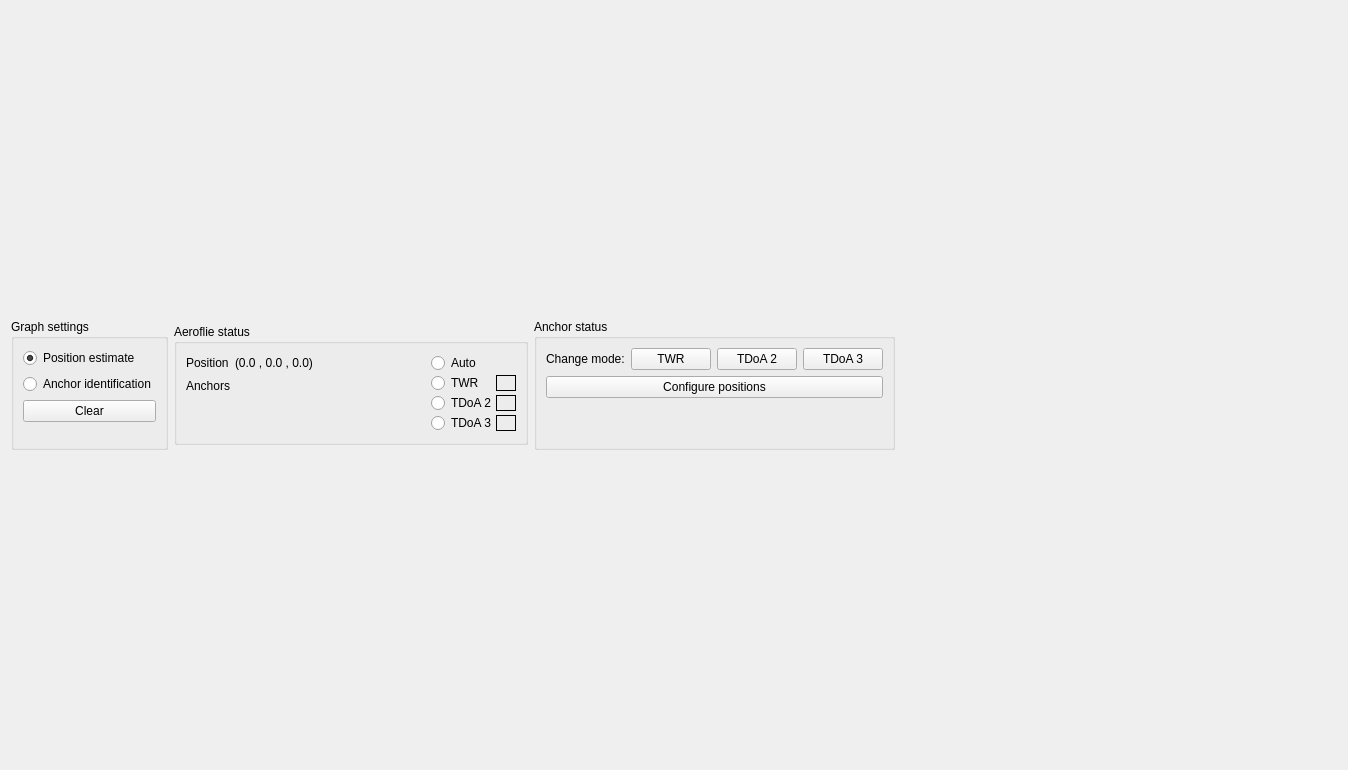
<?xml version="1.0" encoding="UTF-8"?>
<ui version="4.0">
 <class>Form</class>
 <widget class="QWidget" name="Form">
  <property name="geometry">
   <rect>
    <x>0</x>
    <y>0</y>
    <width>1348</width>
    <height>770</height>
   </rect>
  </property>
  <property name="windowTitle">
   <string>Plot</string>
  </property>
  <layout class="QHBoxLayout" name="horizontalLayout">
   <item>
    <layout class="QGridLayout" name="gridLayout" rowstretch="0,0" columnstretch="0">
     <property name="leftMargin">
      <number>0</number>
     </property>
     <item row="0" column="0">
      <layout class="QVBoxLayout" name="_inputLayout" stretch="0">
       <property name="spacing">
        <number>-1</number>
       </property>
       <item>
        <layout class="QHBoxLayout" name="horizontalLayout_8">
         <property name="sizeConstraint">
          <enum>QLayout::SetDefaultConstraint</enum>
         </property>
         <item>
          <widget class="QGroupBox" name="groupBox_2">
           <property name="sizePolicy">
            <sizepolicy hsizetype="Maximum" vsizetype="Maximum">
             <horstretch>0</horstretch>
             <verstretch>0</verstretch>
            </sizepolicy>
           </property>
           <property name="title">
            <string>Graph settings</string>
           </property>
           <property name="alignment">
            <set>Qt::AlignLeading|Qt::AlignLeft|Qt::AlignTop</set>
           </property>
           <layout class="QVBoxLayout" name="verticalLayout_2">
            <item>
             <layout class="QHBoxLayout" name="horizontalLayout_3">
              <item>
               <layout class="QVBoxLayout" name="verticalLayout_3">
                <item>
                 <widget class="QRadioButton" name="_estimated_postion_button">
                  <property name="text">
                   <string>Position estimate</string>
                  </property>
                  <property name="checked">
                   <bool>true</bool>
                  </property>
                 </widget>
                </item>
                <item>
                 <widget class="QRadioButton" name="_id_anchor_button">
                  <property name="text">
                   <string>Anchor identification</string>
                  </property>
                 </widget>
                </item>
                <item>
                 <widget class="QPushButton" name="_clear_anchors_button">
                  <property name="text">
                   <string>Clear</string>
                  </property>
                 </widget>
                </item>
                <item>
                 <spacer name="verticalSpacer_2">
                  <property name="orientation">
                   <enum>Qt::Vertical</enum>
                  </property>
                  <property name="sizeHint" stdset="0">
                   <size>
                    <width>20</width>
                    <height>40</height>
                   </size>
                  </property>
                 </spacer>
                </item>
               </layout>
              </item>
             </layout>
            </item>
           </layout>
          </widget>
         </item>
         <item>
          <widget class="QGroupBox" name="groupBox_4">
           <property name="sizePolicy">
            <sizepolicy hsizetype="Maximum" vsizetype="Maximum">
             <horstretch>0</horstretch>
             <verstretch>0</verstretch>
            </sizepolicy>
           </property>
           <property name="title">
            <string>Aeroflie status</string>
           </property>
           <property name="alignment">
            <set>Qt::AlignLeading|Qt::AlignLeft|Qt::AlignTop</set>
           </property>
           <layout class="QVBoxLayout" name="verticalLayout_6" stretch="0">
            <item>
             <layout class="QHBoxLayout" name="horizontalLayout_11">
              <property name="sizeConstraint">
               <enum>QLayout::SetDefaultConstraint</enum>
              </property>
              <item>
               <layout class="QVBoxLayout" name="verticalLayout_8">
                <item>
                 <layout class="QHBoxLayout" name="horizontalLayout_7">
                  <item>
                   <widget class="QLabel" name="label_7">
                    <property name="text">
                     <string>Position</string>
                    </property>
                   </widget>
                  </item>
                  <item>
                   <widget class="QLabel" name="_status_position">
                    <property name="minimumSize">
                     <size>
                      <width>150</width>
                      <height>0</height>
                     </size>
                    </property>
                    <property name="frameShape">
                     <enum>QFrame::NoFrame</enum>
                    </property>
                    <property name="text">
                     <string>(0.0 , 0.0 , 0.0)</string>
                    </property>
                   </widget>
                  </item>
                  <item>
                   <spacer name="horizontalSpacer_3">
                    <property name="orientation">
                     <enum>Qt::Horizontal</enum>
                    </property>
                    <property name="sizeHint" stdset="0">
                     <size>
                      <width>40</width>
                      <height>20</height>
                     </size>
                    </property>
                   </spacer>
                  </item>
                 </layout>
                </item>
                <item>
                 <layout class="QHBoxLayout" name="horizontalLayout_6">
                  <item>
                   <widget class="QLabel" name="label_8">
                    <property name="text">
                     <string>Anchors</string>
                    </property>
                   </widget>
                  </item>
                 </layout>
                </item>
                <item>
                 <layout class="QHBoxLayout" name="horizontalLayout_4">
                  <item>
                   <layout class="QGridLayout" name="_anchor_stats_container" rowstretch="0">
                    <property name="sizeConstraint">
                     <enum>QLayout::SetMinimumSize</enum>
                    </property>
                    <property name="leftMargin">
                     <number>0</number>
                    </property>
                    <property name="spacing">
                     <number>2</number>
                    </property>
                   </layout>
                  </item>
                 </layout>
                </item>
                <item>
                 <spacer name="verticalSpacer_4">
                  <property name="orientation">
                   <enum>Qt::Vertical</enum>
                  </property>
                  <property name="sizeHint" stdset="0">
                   <size>
                    <width>20</width>
                    <height>40</height>
                   </size>
                  </property>
                 </spacer>
                </item>
               </layout>
              </item>
              <item>
               <layout class="QVBoxLayout" name="verticalLayout_10">
                <property name="spacing">
                 <number>0</number>
                </property>
                <property name="sizeConstraint">
                 <enum>QLayout::SetDefaultConstraint</enum>
                </property>
                <item>
                 <layout class="QHBoxLayout" name="_cf_auto_container">
                  <item>
                   <widget class="QRadioButton" name="_mode_auto">
                    <property name="text">
                     <string>Auto</string>
                    </property>
                   </widget>
                  </item>
                 </layout>
                </item>
                <item>
                 <layout class="QHBoxLayout" name="_cf_twr_container">
                  <property name="spacing">
                   <number>-1</number>
                  </property>
                  <item>
                   <widget class="QRadioButton" name="_mode_twr">
                    <property name="text">
                     <string>TWR</string>
                    </property>
                   </widget>
                  </item>
                  <item>
                   <widget class="QLabel" name="_state_twr">
                    <property name="sizePolicy">
                     <sizepolicy hsizetype="Preferred" vsizetype="Maximum">
                      <horstretch>0</horstretch>
                      <verstretch>0</verstretch>
                     </sizepolicy>
                    </property>
                    <property name="minimumSize">
                     <size>
                      <width>20</width>
                      <height>0</height>
                     </size>
                    </property>
                    <property name="maximumSize">
                     <size>
                      <width>20</width>
                      <height>16777215</height>
                     </size>
                    </property>
                    <property name="frameShape">
                     <enum>QFrame::Box</enum>
                    </property>
                    <property name="text">
                     <string/>
                    </property>
                   </widget>
                  </item>
                 </layout>
                </item>
                <item>
                 <layout class="QHBoxLayout" name="_cf_tdoa2_container">
                  <item>
                   <widget class="QRadioButton" name="_mode_tdoa2">
                    <property name="text">
                     <string>TDoA 2</string>
                    </property>
                   </widget>
                  </item>
                  <item>
                   <widget class="QLabel" name="_state_tdoa2">
                    <property name="sizePolicy">
                     <sizepolicy hsizetype="Preferred" vsizetype="Maximum">
                      <horstretch>0</horstretch>
                      <verstretch>0</verstretch>
                     </sizepolicy>
                    </property>
                    <property name="minimumSize">
                     <size>
                      <width>20</width>
                      <height>0</height>
                     </size>
                    </property>
                    <property name="maximumSize">
                     <size>
                      <width>20</width>
                      <height>16777215</height>
                     </size>
                    </property>
                    <property name="frameShape">
                     <enum>QFrame::Box</enum>
                    </property>
                    <property name="text">
                     <string/>
                    </property>
                   </widget>
                  </item>
                 </layout>
                </item>
                <item>
                 <layout class="QHBoxLayout" name="_cf_tdoa3_container">
                  <item>
                   <widget class="QRadioButton" name="_mode_tdoa3">
                    <property name="text">
                     <string>TDoA 3</string>
                    </property>
                   </widget>
                  </item>
                  <item>
                   <widget class="QLabel" name="_state_tdoa3">
                    <property name="sizePolicy">
                     <sizepolicy hsizetype="Preferred" vsizetype="Maximum">
                      <horstretch>0</horstretch>
                      <verstretch>0</verstretch>
                     </sizepolicy>
                    </property>
                    <property name="minimumSize">
                     <size>
                      <width>20</width>
                      <height>0</height>
                     </size>
                    </property>
                    <property name="maximumSize">
                     <size>
                      <width>20</width>
                      <height>16777215</height>
                     </size>
                    </property>
                    <property name="frameShape">
                     <enum>QFrame::Box</enum>
                    </property>
                    <property name="text">
                     <string/>
                    </property>
                   </widget>
                  </item>
                 </layout>
                </item>
               </layout>
              </item>
             </layout>
            </item>
           </layout>
          </widget>
         </item>
         <item>
          <widget class="QGroupBox" name="groupBox">
           <property name="enabled">
            <bool>true</bool>
           </property>
           <property name="sizePolicy">
            <sizepolicy hsizetype="Maximum" vsizetype="Maximum">
             <horstretch>0</horstretch>
             <verstretch>0</verstretch>
            </sizepolicy>
           </property>
           <property name="minimumSize">
            <size>
             <width>0</width>
             <height>0</height>
            </size>
           </property>
           <property name="title">
            <string>Anchor status</string>
           </property>
           <layout class="QVBoxLayout" name="verticalLayout">
            <item>
             <layout class="QHBoxLayout" name="horizontalLayout_2">
              <item>
               <widget class="QLabel" name="label">
                <property name="text">
                 <string>Change mode:</string>
                </property>
               </widget>
              </item>
              <item>
               <widget class="QPushButton" name="_switch_mode_to_twr_button">
                <property name="toolTip">
                 <string>Write operation mode to anchors</string>
                </property>
                <property name="text">
                 <string>TWR</string>
                </property>
               </widget>
              </item>
              <item>
               <widget class="QPushButton" name="_switch_mode_to_tdoa2_button">
                <property name="text">
                 <string>TDoA 2</string>
                </property>
               </widget>
              </item>
              <item>
               <widget class="QPushButton" name="_switch_mode_to_tdoa3_button">
                <property name="text">
                 <string>TDoA 3</string>
                </property>
               </widget>
              </item>
             </layout>
            </item>
            <item>
             <layout class="QHBoxLayout" name="horizontalLayout_9">
              <item>
               <widget class="QPushButton" name="_configure_anchor_positions_button">
                <property name="text">
                 <string>Configure positions</string>
                </property>
               </widget>
              </item>
             </layout>
            </item>
            <item>
             <spacer name="verticalSpacer">
              <property name="orientation">
               <enum>Qt::Vertical</enum>
              </property>
              <property name="sizeHint" stdset="0">
               <size>
                <width>20</width>
                <height>40</height>
               </size>
              </property>
             </spacer>
            </item>
           </layout>
          </widget>
         </item>
         <item>
          <spacer name="horizontalSpacer_2">
           <property name="orientation">
            <enum>Qt::Horizontal</enum>
           </property>
           <property name="sizeHint" stdset="0">
            <size>
             <width>40</width>
             <height>20</height>
            </size>
           </property>
          </spacer>
         </item>
        </layout>
       </item>
      </layout>
     </item>
     <item row="1" column="0">
      <layout class="QVBoxLayout" name="_plot_layout"/>
     </item>
    </layout>
   </item>
  </layout>
 </widget>
 <resources/>
 <connections/>
</ui>
